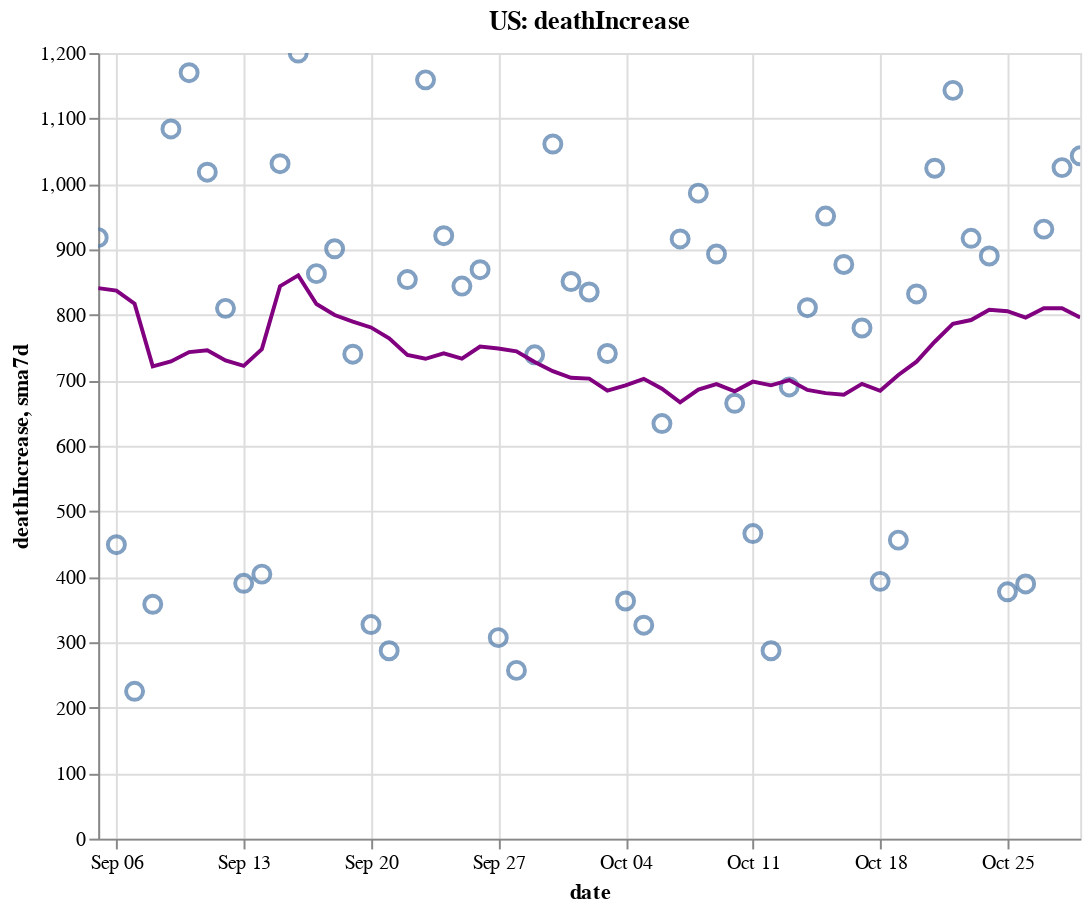

Here is the notebook cell this chart was saved with:
### Code cell
create_plot(us, 'deathIncrease')

### Figure 1 — Vega-Lite specification as saved in the notebook (floating-point values rounded to 4 significant figures)
{"config": {"view": {"continuousWidth": 400, "continuousHeight": 300}}, "layer": [{"layer": [{"mark": {"type": "point", "size": 75}, "encoding": {"tooltip": [{"type": "temporal", "field": "date"}, {"type": "quantitative", "field": "deathIncrease"}, {"type": "quantitative", "field": "sma7d"}], "x": {"type": "temporal", "field": "date"}, "y": {"type": "quantitative", "field": "deathIncrease"}}, "selection": {"selector006": {"type": "interval", "bind": "scales", "encodings": ["x", "y"]}}}, {"mark": {"type": "line", "color": "purple"}, "encoding": {"x": {"type": "temporal", "field": "date"}, "y": {"type": "quantitative", "field": "sma7d"}}}]}, {"mark": {"type": "rule", "color": "#aaa"}, "encoding": {"x": {"type": "temporal", "field": "date"}}, "transform": [{"filter": {"selection": "selector005"}}]}, {"mark": "circle", "encoding": {"opacity": {"condition": {"value": 1, "selection": "selector005"}, "value": 0}, "tooltip": [{"type": "temporal", "field": "date"}, {"type": "quantitative", "field": "deathIncrease"}, {"type": "quantitative", "field": "sma7d"}], "x": {"type": "temporal", "field": "date"}, "y": {"type": "quantitative", "field": "deathIncrease"}}, "selection": {"selector005": {"type": "single", "encodings": ["x"], "on": "mouseover", "nearest": true, "empty": "none"}}}, {"mark": {"type": "text", "align": "left", "dx": 5, "dy": -5, "stroke": "white", "strokeWidth": 2}, "encoding": {"text": {"type": "quantitative", "field": "deathIncrease"}, "tooltip": [{"type": "temporal", "field": "date"}, {"type": "quantitative", "field": "deathIncrease"}, {"type": "quantitative", "field": "sma7d"}], "x": {"type": "temporal", "field": "date"}, "y": {"type": "quantitative", "field": "deathIncrease"}}, "transform": [{"filter": {"selection": "selector005"}}]}, {"mark": {"type": "text", "align": "left", "dx": 5, "dy": -5}, "encoding": {"text": {"type": "quantitative", "field": "deathIncrease"}, "tooltip": [{"type": "temporal", "field": "date"}, {"type": "quantitative", "field": "deathIncrease"}, {"type": "quantitative", "field": "sma7d"}], "x": {"type": "temporal", "field": "date"}, "y": {"type": "quantitative", "field": "deathIncrease"}}, "transform": [{"filter": {"selection": "selector005"}}]}], "data": {"name": "data-90de7f9206bf3401801cf63da0eeaa8a"}, "height": 400, "title": "US: deathIncrease", "width": 500, "$schema": "https://vega.github.io/schema/vega-lite/v4.8.1.json", "datasets": {"data-90de7f9206bf3401801cf63da0eeaa8a": [{"date": "2020-09-05T00:00:00", "totalTestResultsIncrease": 966600.0, "positiveIncrease": 44840.0, "death": 180700.0, "deathIncrease": 918.0, "positiveRate": 0.046, "state": "US", "sma7d": 840.9}, {"date": "2020-09-06T00:00:00", "totalTestResultsIncrease": 831400.0, "positiveIncrease": 33070.0, "death": 181100.0, "deathIncrease": 449.0, "positiveRate": 0.04, "state": "US", "sma7d": 837.1}, {"date": "2020-09-07T00:00:00", "totalTestResultsIncrease": 662900.0, "positiveIncrease": 28660.0, "death": 181300.0, "deathIncrease": 225.0, "positiveRate": 0.043, "state": "US", "sma7d": 817.0}, {"date": "2020-09-08T00:00:00", "totalTestResultsIncrease": 582900.0, "positiveIncrease": 22200.0, "death": 181700.0, "deathIncrease": 358.0, "positiveRate": 0.038, "state": "US", "sma7d": 721.4}, {"date": "2020-09-09T00:00:00", "totalTestResultsIncrease": 703600.0, "positiveIncrease": 31060.0, "death": 182800.0, "deathIncrease": 1084.0, "positiveRate": 0.044, "state": "US", "sma7d": 728.9}, {"date": "2020-09-10T00:00:00", "totalTestResultsIncrease": 778700.0, "positiveIncrease": 37540.0, "death": 183900.0, "deathIncrease": 1170.0, "positiveRate": 0.048, "state": "US", "sma7d": 743.1}, {"date": "2020-09-11T00:00:00", "totalTestResultsIncrease": 920000.0, "positiveIncrease": 44880.0, "death": 185000.0, "deathIncrease": 1018.0, "positiveRate": 0.049, "state": "US", "sma7d": 746.0}, {"date": "2020-09-12T00:00:00", "totalTestResultsIncrease": 994300.0, "positiveIncrease": 42070.0, "death": 185800.0, "deathIncrease": 810.0, "positiveRate": 0.042, "state": "US", "sma7d": 730.6}, {"date": "2020-09-13T00:00:00", "totalTestResultsIncrease": 772600.0, "positiveIncrease": 34420.0, "death": 186200.0, "deathIncrease": 390.0, "positiveRate": 0.045, "state": "US", "sma7d": 722.1}, {"date": "2020-09-14T00:00:00", "totalTestResultsIncrease": 501200.0, "positiveIncrease": 33850.0, "death": 186600.0, "deathIncrease": 404.0, "positiveRate": 0.068, "state": "US", "sma7d": 747.7}, {"date": "2020-09-15T00:00:00", "totalTestResultsIncrease": 812800.0, "positiveIncrease": 35070.0, "death": 187600.0, "deathIncrease": 1031.0, "positiveRate": 0.043, "state": "US", "sma7d": 843.9}, {"date": "2020-09-16T00:00:00", "totalTestResultsIncrease": 826600.0, "positiveIncrease": 39950.0, "death": 188800.0, "deathIncrease": 1200.0, "positiveRate": 0.048, "state": "US", "sma7d": 860.4}, {"date": "2020-09-17T00:00:00", "totalTestResultsIncrease": 964300.0, "positiveIncrease": 43580.0, "death": 189700.0, "deathIncrease": 863.0, "positiveRate": 0.045, "state": "US", "sma7d": 816.6}, {"date": "2020-09-18T00:00:00", "totalTestResultsIncrease": 1093000.0, "positiveIncrease": 47460.0, "death": 190600.0, "deathIncrease": 901.0, "positiveRate": 0.043, "state": "US", "sma7d": 799.9}, {"date": "2020-09-19T00:00:00", "totalTestResultsIncrease": 1177000.0, "positiveIncrease": 45500.0, "death": 191300.0, "deathIncrease": 740.0, "positiveRate": 0.039, "state": "US", "sma7d": 789.9}, {"date": "2020-09-20T00:00:00", "totalTestResultsIncrease": 979000.0, "positiveIncrease": 36270.0, "death": 191600.0, "deathIncrease": 327.0, "positiveRate": 0.037, "state": "US", "sma7d": 780.9}, {"date": "2020-09-21T00:00:00", "totalTestResultsIncrease": 775400.0, "positiveIncrease": 39460.0, "death": 191900.0, "deathIncrease": 287.0, "positiveRate": 0.051, "state": "US", "sma7d": 764.1}, {"date": "2020-09-22T00:00:00", "totalTestResultsIncrease": 850800.0, "positiveIncrease": 49380.0, "death": 192800.0, "deathIncrease": 854.0, "positiveRate": 0.058, "state": "US", "sma7d": 738.9}, {"date": "2020-09-23T00:00:00", "totalTestResultsIncrease": 1010000.0, "positiveIncrease": 38570.0, "death": 193900.0, "deathIncrease": 1159.0, "positiveRate": 0.038, "state": "US", "sma7d": 733.0}, {"date": "2020-09-24T00:00:00", "totalTestResultsIncrease": 1038000.0, "positiveIncrease": 43710.0, "death": 194800.0, "deathIncrease": 921.0, "positiveRate": 0.042, "state": "US", "sma7d": 741.3}, {"date": "2020-09-25T00:00:00", "totalTestResultsIncrease": 1113000.0, "positiveIncrease": 55490.0, "death": 195700.0, "deathIncrease": 844.0, "positiveRate": 0.05, "state": "US", "sma7d": 733.1}, {"date": "2020-09-26T00:00:00", "totalTestResultsIncrease": 1123000.0, "positiveIncrease": 47790.0, "death": 196600.0, "deathIncrease": 869.0, "positiveRate": 0.043, "state": "US", "sma7d": 751.6}, {"date": "2020-09-27T00:00:00", "totalTestResultsIncrease": 905900.0, "positiveIncrease": 35420.0, "death": 196900.0, "deathIncrease": 307.0, "positiveRate": 0.039, "state": "US", "sma7d": 748.7}, {"date": "2020-09-28T00:00:00", "totalTestResultsIncrease": 1165000.0, "positiveIncrease": 36510.0, "death": 197100.0, "deathIncrease": 257.0, "positiveRate": 0.031, "state": "US", "sma7d": 744.4}, {"date": "2020-09-29T00:00:00", "totalTestResultsIncrease": 914700.0, "positiveIncrease": 36890.0, "death": 197900.0, "deathIncrease": 739.0, "positiveRate": 0.04, "state": "US", "sma7d": 728.0}, {"date": "2020-09-30T00:00:00", "totalTestResultsIncrease": 904500.0, "positiveIncrease": 44360.0, "death": 198900.0, "deathIncrease": 1061.0, "positiveRate": 0.049, "state": "US", "sma7d": 714.0}, {"date": "2020-10-01T00:00:00", "totalTestResultsIncrease": 998300.0, "positiveIncrease": 45620.0, "death": 199800.0, "deathIncrease": 851.0, "positiveRate": 0.046, "state": "US", "sma7d": 704.0}, {"date": "2020-10-02T00:00:00", "totalTestResultsIncrease": 1242000.0, "positiveIncrease": 49480.0, "death": 200600.0, "deathIncrease": 835.0, "positiveRate": 0.04, "state": "US", "sma7d": 702.7}, {"date": "2020-10-03T00:00:00", "totalTestResultsIncrease": 1100000.0, "positiveIncrease": 51340.0, "death": 201400.0, "deathIncrease": 741.0, "positiveRate": 0.047, "state": "US", "sma7d": 684.4}, {"date": "2020-10-04T00:00:00", "totalTestResultsIncrease": 1029000.0, "positiveIncrease": 38360.0, "death": 201700.0, "deathIncrease": 363.0, "positiveRate": 0.037, "state": "US", "sma7d": 692.4}, {"date": "2020-10-05T00:00:00", "totalTestResultsIncrease": 990800.0, "positiveIncrease": 38120.0, "death": 202000.0, "deathIncrease": 326.0, "positiveRate": 0.038, "state": "US", "sma7d": 702.3}, {"date": "2020-10-06T00:00:00", "totalTestResultsIncrease": 907200.0, "positiveIncrease": 38610.0, "death": 202700.0, "deathIncrease": 634.0, "positiveRate": 0.043, "state": "US", "sma7d": 687.3}, {"date": "2020-10-07T00:00:00", "totalTestResultsIncrease": 973500.0, "positiveIncrease": 50560.0, "death": 203600.0, "deathIncrease": 916.0, "positiveRate": 0.052, "state": "US", "sma7d": 666.6}, {"date": "2020-10-08T00:00:00", "totalTestResultsIncrease": 1150000.0, "positiveIncrease": 55290.0, "death": 204600.0, "deathIncrease": 986.0, "positiveRate": 0.048, "state": "US", "sma7d": 685.9}, {"date": "2020-10-09T00:00:00", "totalTestResultsIncrease": 1201000.0, "positiveIncrease": 57000.0, "death": 205500.0, "deathIncrease": 893.0, "positiveRate": 0.047, "state": "US", "sma7d": 694.1}, {"date": "2020-10-10T00:00:00", "totalTestResultsIncrease": 1247000.0, "positiveIncrease": 57490.0, "death": 206100.0, "deathIncrease": 665.0, "positiveRate": 0.046, "state": "US", "sma7d": 683.3}, {"date": "2020-10-11T00:00:00", "totalTestResultsIncrease": 1083000.0, "positiveIncrease": 46790.0, "death": 206600.0, "deathIncrease": 466.0, "positiveRate": 0.043, "state": "US", "sma7d": 698.0}, {"date": "2020-10-12T00:00:00", "totalTestResultsIncrease": 1064000.0, "positiveIncrease": 43110.0, "death": 206900.0, "deathIncrease": 287.0, "positiveRate": 0.041, "state": "US", "sma7d": 692.4}, {"date": "2020-10-13T00:00:00", "totalTestResultsIncrease": 1041000.0, "positiveIncrease": 48320.0, "death": 207600.0, "deathIncrease": 690.0, "positiveRate": 0.046, "state": "US", "sma7d": 700.4}, {"date": "2020-10-14T00:00:00", "totalTestResultsIncrease": 1042000.0, "positiveIncrease": 56720.0, "death": 208400.0, "deathIncrease": 811.0, "positiveRate": 0.054, "state": "US", "sma7d": 685.4}, {"date": "2020-10-15T00:00:00", "totalTestResultsIncrease": 1103000.0, "positiveIncrease": 63100.0, "death": 209300.0, "deathIncrease": 951.0, "positiveRate": 0.057, "state": "US", "sma7d": 680.4}, {"date": "2020-10-16T00:00:00", "totalTestResultsIncrease": 1230000.0, "positiveIncrease": 68040.0, "death": 210200.0, "deathIncrease": 877.0, "positiveRate": 0.055, "state": "US", "sma7d": 678.1}, {"date": "2020-10-17T00:00:00", "totalTestResultsIncrease": 1295000.0, "positiveIncrease": 57870.0, "death": 211000.0, "deathIncrease": 780.0, "positiveRate": 0.045, "state": "US", "sma7d": 694.6}, {"date": "2020-10-18T00:00:00", "totalTestResultsIncrease": 1056000.0, "positiveIncrease": 48860.0, "death": 211400.0, "deathIncrease": 393.0, "positiveRate": 0.046, "state": "US", "sma7d": 684.1}, {"date": "2020-10-19T00:00:00", "totalTestResultsIncrease": 1131000.0, "positiveIncrease": 57130.0, "death": 211800.0, "deathIncrease": 456.0, "positiveRate": 0.051, "state": "US", "sma7d": 708.3}, {"date": "2020-10-20T00:00:00", "totalTestResultsIncrease": 948900.0, "positiveIncrease": 60560.0, "death": 212700.0, "deathIncrease": 832.0, "positiveRate": 0.064, "state": "US", "sma7d": 728.6}, {"date": "2020-10-21T00:00:00", "totalTestResultsIncrease": 939600.0, "positiveIncrease": 60710.0, "death": 213700.0, "deathIncrease": 1024.0, "positiveRate": 0.065, "state": "US", "sma7d": 759.0}, {"date": "2020-10-22T00:00:00", "totalTestResultsIncrease": 1219000.0, "positiveIncrease": 73010.0, "death": 214800.0, "deathIncrease": 1143.0, "positiveRate": 0.06, "state": "US", "sma7d": 786.4}, {"date": "2020-10-23T00:00:00", "totalTestResultsIncrease": 1379000.0, "positiveIncrease": 83060.0, "death": 215800.0, "deathIncrease": 917.0, "positiveRate": 0.06, "state": "US", "sma7d": 792.1}, {"date": "2020-10-24T00:00:00", "totalTestResultsIncrease": 1322000.0, "positiveIncrease": 82920.0, "death": 216700.0, "deathIncrease": 890.0, "positiveRate": 0.063, "state": "US", "sma7d": 807.9}, {"date": "2020-10-25T00:00:00", "totalTestResultsIncrease": 1192000.0, "positiveIncrease": 65650.0, "death": 217000.0, "deathIncrease": 377.0, "positiveRate": 0.055, "state": "US", "sma7d": 805.6}, {"date": "2020-10-26T00:00:00", "totalTestResultsIncrease": 1201000.0, "positiveIncrease": 62270.0, "death": 217400.0, "deathIncrease": 389.0, "positiveRate": 0.052, "state": "US", "sma7d": 796.0}, {"date": "2020-10-27T00:00:00", "totalTestResultsIncrease": 1081000.0, "positiveIncrease": 73100.0, "death": 218300.0, "deathIncrease": 931.0, "positiveRate": 0.068, "state": "US", "sma7d": 810.1}, {"date": "2020-10-28T00:00:00", "totalTestResultsIncrease": 1086000.0, "positiveIncrease": 78660.0, "death": 219400.0, "deathIncrease": 1025.0, "positiveRate": 0.072, "state": "US", "sma7d": 810.3}, {"date": "2020-10-29T00:00:00", "totalTestResultsIncrease": 1321000.0, "positiveIncrease": 88080.0, "death": 220300.0, "deathIncrease": 1043.0, "positiveRate": 0.067, "state": "US", "sma7d": 796.0}]}}
